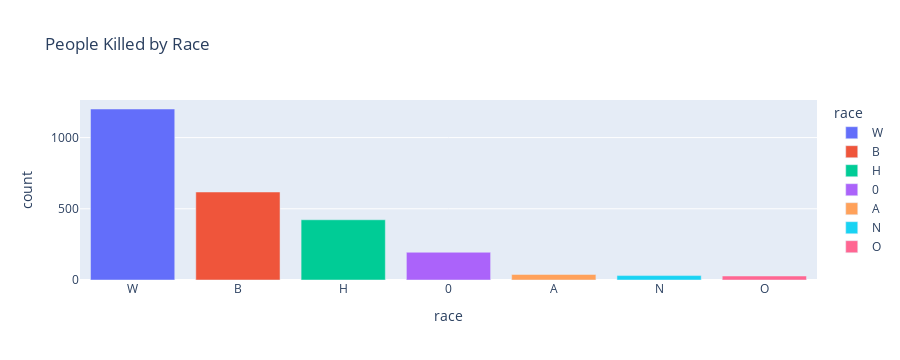

The code cell stored with this chart in its notebook:
### Code cell
fig = px.bar(df_race_grouped, 
             x=df_race_grouped.index, 
             y='count',
             color=df_race_grouped.index,
             title='People Killed by Race',)
fig.show()

### Figure 1 — Plotly figure (JSON) as saved in the notebook; plotly's stock layout.template omitted (floating-point values rounded to 4 significant figures)
{"data": [{"alignmentgroup": "True", "hovertemplate": "race=%{x}<br>count=%{y}<extra></extra>", "legendgroup": "W", "marker": {"color": "#636efa", "pattern": {"shape": ""}}, "name": "W", "offsetgroup": "W", "orientation": "v", "showlegend": true, "textposition": "auto", "type": "bar", "x": ["W"], "xaxis": "x", "y": [1201], "yaxis": "y"}, {"alignmentgroup": "True", "hovertemplate": "race=%{x}<br>count=%{y}<extra></extra>", "legendgroup": "B", "marker": {"color": "#EF553B", "pattern": {"shape": ""}}, "name": "B", "offsetgroup": "B", "orientation": "v", "showlegend": true, "textposition": "auto", "type": "bar", "x": ["B"], "xaxis": "x", "y": [618], "yaxis": "y"}, {"alignmentgroup": "True", "hovertemplate": "race=%{x}<br>count=%{y}<extra></extra>", "legendgroup": "H", "marker": {"color": "#00cc96", "pattern": {"shape": ""}}, "name": "H", "offsetgroup": "H", "orientation": "v", "showlegend": true, "textposition": "auto", "type": "bar", "x": ["H"], "xaxis": "x", "y": [423], "yaxis": "y"}, {"alignmentgroup": "True", "hovertemplate": "race=%{x}<br>count=%{y}<extra></extra>", "legendgroup": "0", "marker": {"color": "#ab63fa", "pattern": {"shape": ""}}, "name": "0", "offsetgroup": "0", "orientation": "v", "showlegend": true, "textposition": "auto", "type": "bar", "x": [0], "xaxis": "x", "y": [195], "yaxis": "y"}, {"alignmentgroup": "True", "hovertemplate": "race=%{x}<br>count=%{y}<extra></extra>", "legendgroup": "A", "marker": {"color": "#FFA15A", "pattern": {"shape": ""}}, "name": "A", "offsetgroup": "A", "orientation": "v", "showlegend": true, "textposition": "auto", "type": "bar", "x": ["A"], "xaxis": "x", "y": [39], "yaxis": "y"}, {"alignmentgroup": "True", "hovertemplate": "race=%{x}<br>count=%{y}<extra></extra>", "legendgroup": "N", "marker": {"color": "#19d3f3", "pattern": {"shape": ""}}, "name": "N", "offsetgroup": "N", "orientation": "v", "showlegend": true, "textposition": "auto", "type": "bar", "x": ["N"], "xaxis": "x", "y": [31], "yaxis": "y"}, {"alignmentgroup": "True", "hovertemplate": "race=%{x}<br>count=%{y}<extra></extra>", "legendgroup": "O", "marker": {"color": "#FF6692", "pattern": {"shape": ""}}, "name": "O", "offsetgroup": "O", "orientation": "v", "showlegend": true, "textposition": "auto", "type": "bar", "x": ["O"], "xaxis": "x", "y": [28], "yaxis": "y"}], "layout": {"barmode": "relative", "height": 360, "legend": {"title": {"text": "race"}, "tracegroupgap": 0}, "title": {"text": "People Killed by Race"}, "xaxis": {"anchor": "y", "autorange": true, "categoryarray": ["W", "B", "H", 0, "A", "N", "O"], "categoryorder": "array", "domain": [0, 1], "range": [-0.5, 6.5], "title": {"text": "race"}, "type": "category"}, "yaxis": {"anchor": "x", "autorange": true, "domain": [0, 1], "range": [0, 1264.0], "title": {"text": "count"}, "type": "linear"}}}
